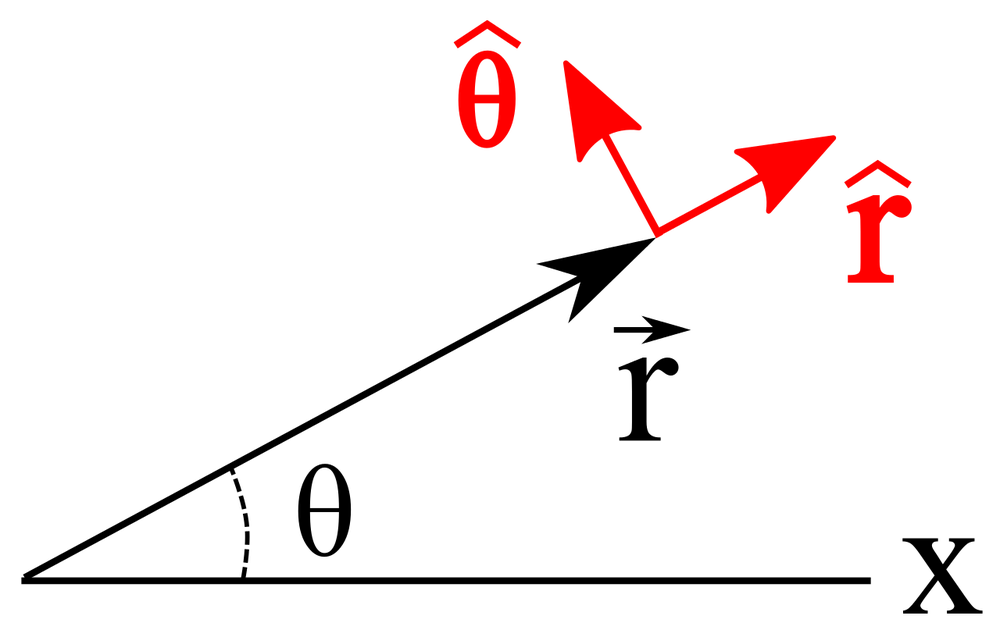
#> input picture dersnotlari/sekiller/Polar_coordinates_with_unit_vectors.png, 1000 x 630 px, shrunk from 1280 x 807 before the run
$ jupyter execute sekil_indir.ipynb   (shell and % lines are left out)   (Python 2 division)
#> lines starting #> are read from the running program, lines starting #| are printed output that depends on the picture
# Şekil indir

[cell 1]
link = 'https://upload.wikimedia.org/wikipedia/commons/1/16/Mplwp_damped_oscillations.svg'
filename = link.split('/')[-1]
ext = filename.split('.')[-1]
print filename
print ext

[cell 2]
#wget -e robots=off --wait 1

## dosya ismi değiştir

# Şekil düzenleme

[cell 3]
# http://matthiaseisen.com/pp/patterns/p0201/
import matplotlib.pyplot as plt
import PIL as pil
img001 = pil.Image.open('Polar_coordinates_with_unit_vectors.png')
#> img001 is the input picture: PIL image 1000x630 RGBA; mean R, G, B, A 7.5, 0, 0, 14
img001 = img001.rotate(-90, expand=True)
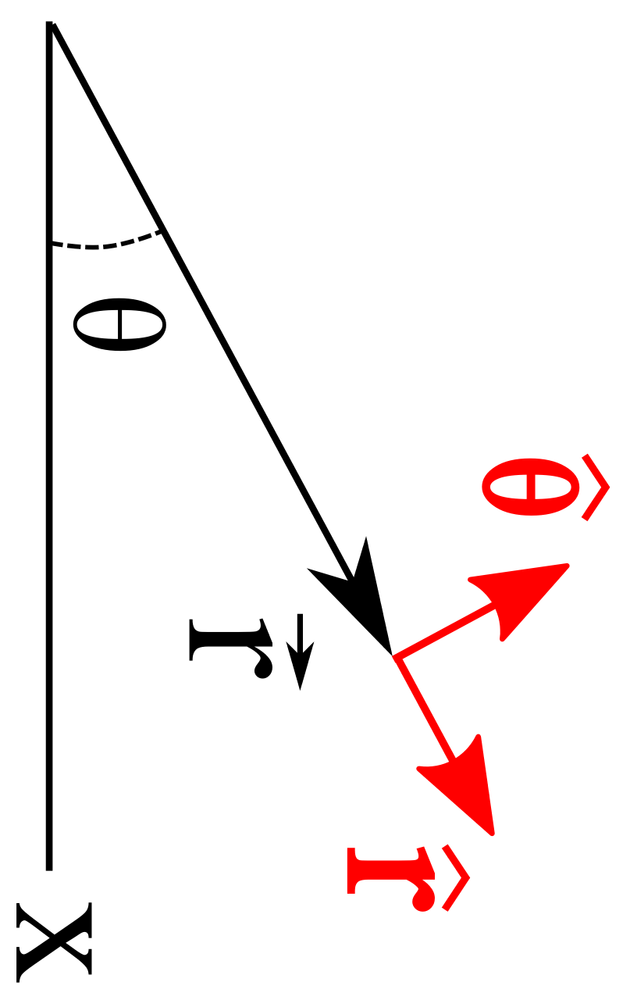
#> img001: PIL image 630x1000 RGBA; mean R, G, B, A 7.5, 0, 0, 14; transparent parts drawn white
img001.save("Polar_coordinates_with_unit_vectors_90.png")


$ run again, with dersnotlari/sekiller/1kutle_2yay.png copied over dersnotlari/sekiller/Polar_coordinates_with_unit_vectors.png
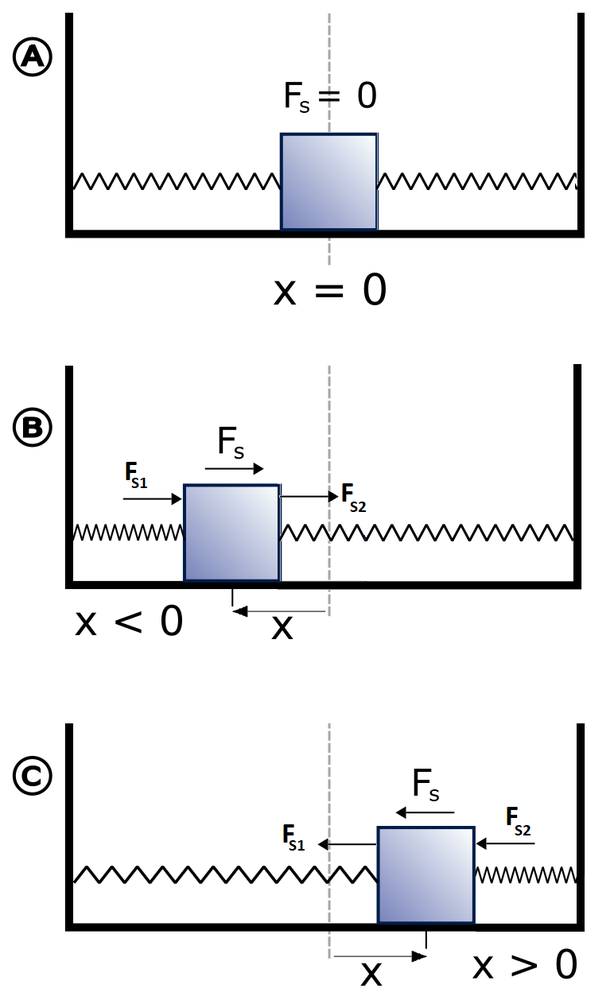
#> input picture dersnotlari/sekiller/1kutle_2yay.png, 614 x 1000 px, shrunk from 772 x 1258 before the run
#> img001 is the input picture: PIL image 614x1000 RGB; mean R, G, B 235.8, 236.2, 237.6
#> `img001 = img001.rotate(-90, expand=True)`:
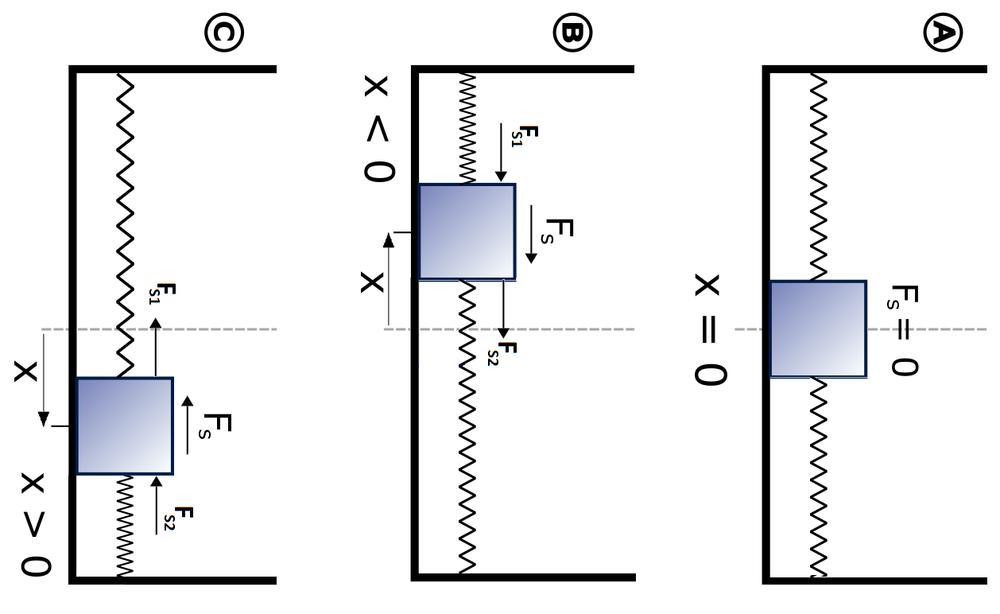
#> img001: PIL image 1000x614 RGB; mean R, G, B 235.8, 236.2, 237.6

$ run again, with dersnotlari/sekiller/1kutle_2yay_enine.png copied over dersnotlari/sekiller/Polar_coordinates_with_unit_vectors.png
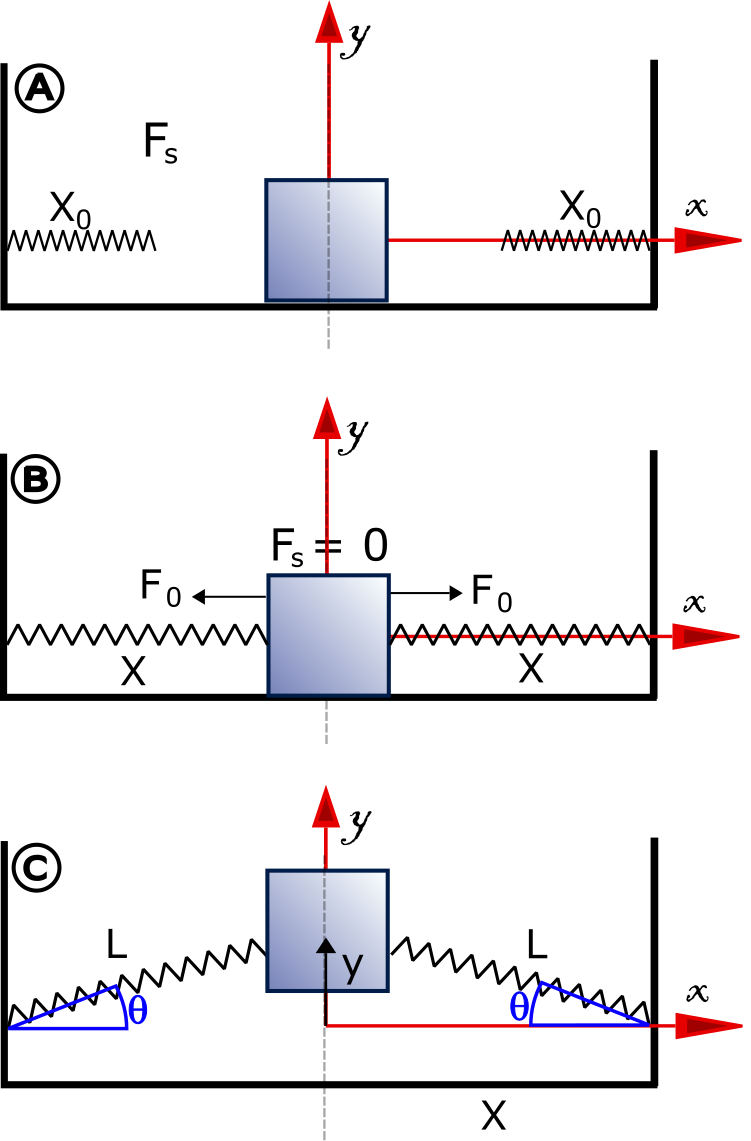
#> input picture dersnotlari/sekiller/1kutle_2yay_enine.png, 751 x 1141 px
#> img001 is the input picture: PIL image 751x1141 RGBA; mean R, G, B, A 11.1, 9.2, 11.7, 29.2
#> `img001 = img001.rotate(-90, expand=True)`:
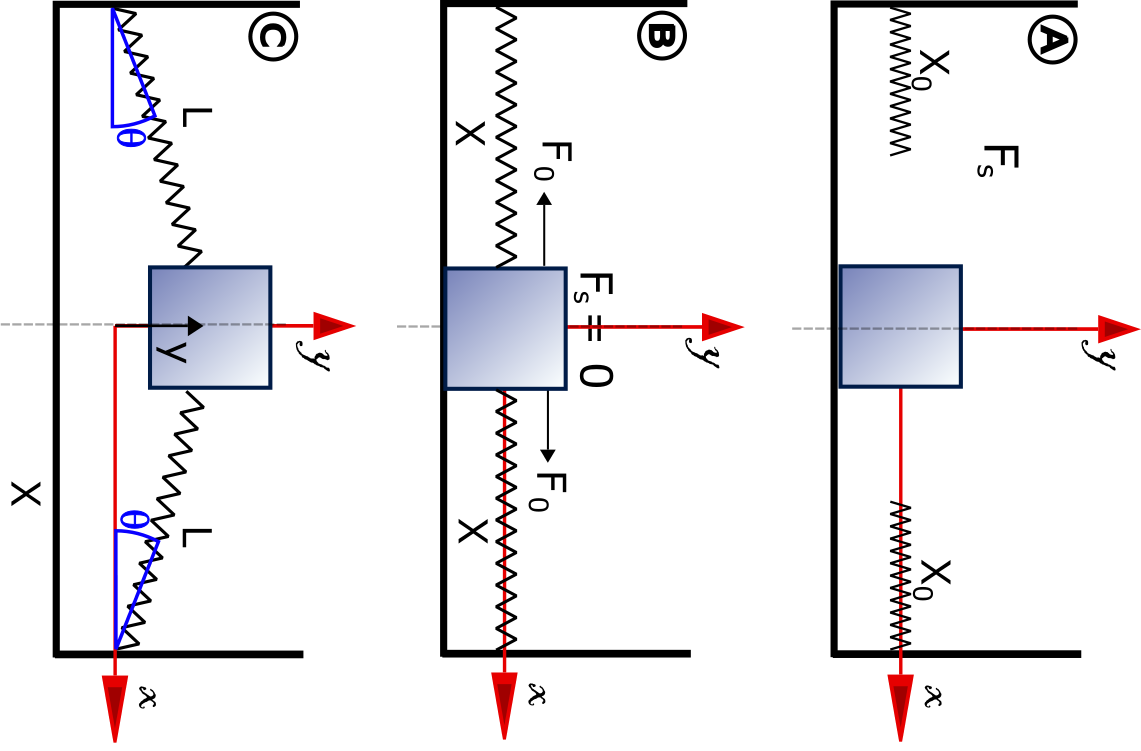
#> img001: PIL image 1141x751 RGBA; mean R, G, B, A 11.1, 9.2, 11.7, 29.2; transparent parts drawn white
